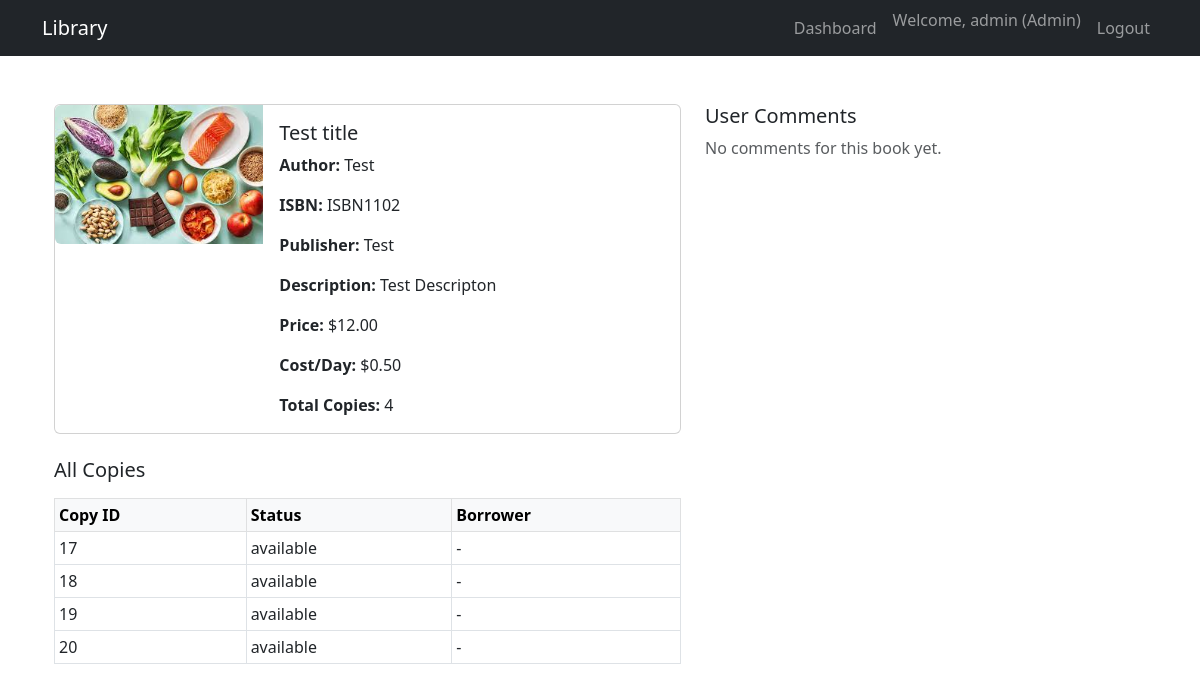
/admin/view_book/6 (signed in), run on the app's committed database.
### database.py (models this page shows, shortened)
class User(UserMixin, db.Model):
    __tablename__ = 'user'
    id = db.Column(db.Integer, primary_key=True)
    username = db.Column(db.String(150), unique=True, nullable=False)
    password = db.Column(db.String(200), nullable=False)
    email = db.Column(db.String(120), unique=True, nullable=False)
    role = db.Column(db.String(50), nullable=False)  # 'user', 'librarian', 'admin'
    credits = db.Column(db.Float, default=0)  # New column for user balance
    ratings = db.relationship('Rating', backref='user', lazy=True)
    comments = db.relationship('Comment', backref='user', lazy=True)
    borrowed_books = db.relationship('UniqueBook', backref='borrower', lazy=True)

class Book(db.Model):
    __tablename__ = 'book'
    id = db.Column(db.Integer, primary_key=True)
    title = db.Column(db.String(200), nullable=False)
    author = db.Column(db.String(100), nullable=False)
    isbn = db.Column(db.String(20), unique=True, nullable=False)
    publisher = db.Column(db.String(100), nullable=False)
    description = db.Column(db.Text, nullable=True)
    cost_per_day = db.Column(db.Float, nullable=True)  # How much it costs to borrow per day
    price = db.Column(db.Float, nullable=True)         # Full buying price of the book
    image = db.Column(db.String(200), nullable=True)
    genre_id = db.Column(db.Integer, nullable=True)
    book_type_id = db.Column(db.Integer, db.ForeignKey('booktype.id'), nullable=False)
    copies = db.relationship('UniqueBook', backref='book', lazy=True)
    ratings = db.relationship('Rating', backref='book', lazy=True)
    comments = db.relationship('Comment', backref='book', lazy=True)

class UniqueBook(db.Model):
    __tablename__ = 'uniquebook'
    id = db.Column(db.Integer, primary_key=True)
    book_id = db.Column(db.Integer, db.ForeignKey('book.id'), nullable=False)
    status = db.Column(db.String(50), default='available')  # available/borrowed
    borrower_id = db.Column(db.Integer, db.ForeignKey('user.id'), nullable=True)
    borrowed_on = db.Column(db.DateTime, nullable=True)
    due_date = db.Column(db.DateTime, nullable=True)

### main.py (the view)
@app.route('/admin/view_book/<int:book_id>')
@login_required
def view_book_admin(book_id):
    if current_user.role != 'admin':
        flash('Access denied.', 'danger')
        return redirect(url_for('home'))
    book = Book.query.get_or_404(book_id)
    copies = UniqueBook.query.filter_by(book_id=book.id).all()
    comments = Comment.query.filter_by(book_id=book.id).order_by(Comment.created_at.desc()).all()
    return render_template('view_book_admin.html', book=book, copies=copies, comments=comments)

### main.py (called while the page is built)
@login_manager.user_loader
def load_user(user_id):
    return User.query.get(int(user_id))

### templates/view_book_admin.html (shortened to what this page needs)
{% extends 'base.html' %}
{% block content %}
<div class="container mt-5">
  <div class="row">
    <div class="col-md-7">
      <div class="card mb-4">
        <div class="row g-0">
          {% if book.image %}
            <div class="col-md-4">
              <img src="{{ url_for('static', filename='uploads/' ~ book.image) }}" class="img-fluid rounded-start" alt="{{ book.title }}">
            </div>
          {% endif %}
          <div class="col-md-8">
            <div class="card-body">
              <h5 class="card-title">{{ book.title }}</h5>
              <p class="card-text"><strong>Author:</strong> {{ book.author }}</p>
              <p class="card-text"><strong>ISBN:</strong> {{ book.isbn }}</p>
              <p class="card-text"><strong>Publisher:</strong> {{ book.publisher }}</p>
              <p class="card-text"><strong>Description:</strong> {{ book.description }}</p>
              <p class="card-text"><strong>Price:</strong> ${{ '%.2f' | format(book.price or 0) }}</p>
              <p class="card-text"><strong>Cost/Day:</strong> ${{ '%.2f' | format(book.cost_per_day or 0) }}</p>
              <p class="card-text"><strong>Total Copies:</strong> {{ book.copies | length }}</p>
            </div>
          </div>
        </div>
      </div>
      <h5>All Copies</h5>
      <table class="table table-bordered table-sm mt-3">
        <thead class="table-light">
          <tr>
            <th>Copy ID</th>
            <th>Status</th>
            <th>Borrower</th>
          </tr>
        </thead>
        <tbody>
          {% for copy in copies %}
            <tr>
              <td>{{ copy.id }}</td>
              <td>{{ copy.status }}</td>
              <td>
                {% if copy.status == 'borrowed' %}
                  {{ copy.borrower.username }}
                {% else %}
                  -
                {% endif %}
              </td>
            </tr>
          {% endfor %}
        </tbody>
      </table>
    </div>
    <div class="col-md-5">
      <h5>User Comments</h5>
      {% if comments %}
        <div class="list-group mt-3">
          {% for comment in comments %}
            <div class="list-group-item">
                <div class="d-flex justify-content-between">
                    <strong>{{ comment.user.username }}</strong>
                    <small class="text-muted">{{ comment.created_at.strftime('%Y-%m-%d %H:%M') }}</small>
                  </div>
                  <div class="d-flex justify-content-between align-items-center mt-2">
                    <p class="mb-0">{{ comment.content }}</p>
                    <form method="POST" action="{{ url_for('delete_comment_admin', comment_id=comment.id) }}" onsubmit="return confirm('Are you sure you want to delete this comment?');">
                      <button type="submit" class="btn btn-sm btn-danger ms-2">Delete</button>
                    </form>
                  </div>
            </div>
          {% endfor %}
        </div>
      {% else %}
        <p class="text-muted mt-2">No comments for this book yet.</p>
      {% endif %}
    </div>
  </div>
</div>
{% endblock %}

### templates/base.html (shortened to what this page needs)
<!DOCTYPE html>
<html lang="en">
<head>
    <link href="https://cdn.jsdelivr.net/npm/bootstrap@5.3.0/dist/css/bootstrap.min.css" rel="stylesheet">
</head>
<body>
<nav class="navbar navbar-expand-lg navbar-dark bg-dark">
    <div class="container">
      <a class="navbar-brand" href="{{ url_for('home') }}">Library</a>
      <div class="collapse navbar-collapse">
        <ul class="navbar-nav ms-auto">
          {% if current_user.is_authenticated %}
            {% if current_user.role == 'user' %}
              <li class="nav-item">
                <a class="nav-link" href="{{ url_for('user_dashboard') }}">Dashboard</a>
              </li>
              <li class="nav-item">
                <a class="nav-link" href="{{ url_for('my_books') }}">My Books</a>
              </li>
            {% elif current_user.role == 'admin' %}
              <li class="nav-item">
                <a class="nav-link" href="{{ url_for('admin_dashboard') }}">Dashboard</a>
              </li>
            {% endif %}
            <li class="nav-item">
              <span class="navbar-text mx-2">
                Welcome, {{ current_user.username }} ({{ current_user.role|capitalize }})
              </span>
            </li>
            <li class="nav-item">
              <a class="nav-link" href="{{ url_for('logout') }}">Logout</a>
            </li>
          {% endif %}
        </ul>
      </div>
    </div>
  </nav>
    <div class="container mt-5">
        {% block content %}
        {% endblock %}
    </div>
</body>
</html>

### data on the page
User: username "admin", role "Admin"
Book: image (picture), title "Test title", author "Test", isbn "ISBN1102", publisher "Test", description "Test Descripton", price "12.00", cost_per_day "0.50"
UniqueBook: id "17", status "available"
UniqueBook: id "18", status "available"
UniqueBook: id "19", status "available"
UniqueBook: id "20", status "available"

### other printed values
{{ book.copies | length }} "4"
